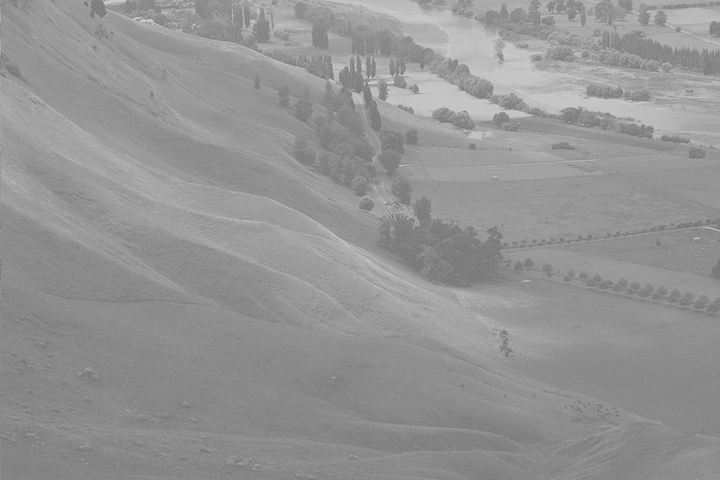
#> input picture ch03/Hawkes.jpg, 720 x 480 px
$ python equalize.py
#> lines starting #> are read from the running program, lines starting #| are printed output that depends on the picture
import sys
import numpy as np
import cv2


# 그레이스케일 영상의 히스토그램 평활화
src = cv2.imread('Hawkes.jpg', cv2.IMREAD_GRAYSCALE)
#> src is the input picture: shape (480, 720); min 113, max 213, mean 148

if src is None:
    print('Image load failed!')
    sys.exit()

dst = cv2.equalizeHist(src)
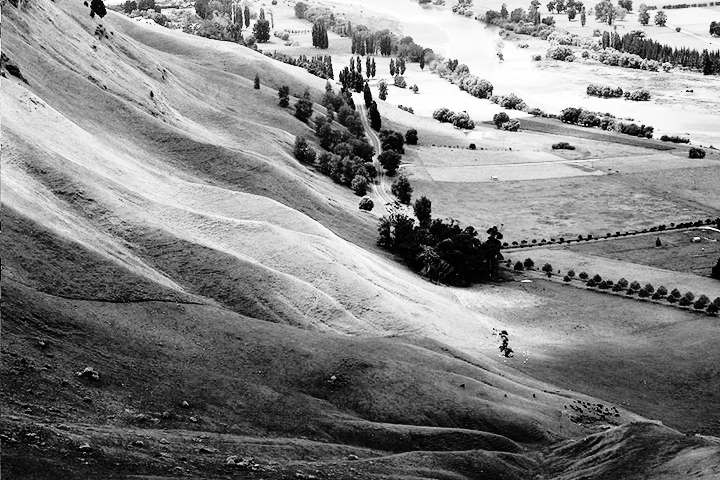
#> dst: shape (480, 720); min 0, max 255, mean 130.5

cv2.imshow('src', src)
cv2.imshow('dst', dst)
cv2.waitKey()

cv2.destroyAllWindows()

# 컬러 영상의 히스토그램 평활화
src = cv2.imread('field.bmp')
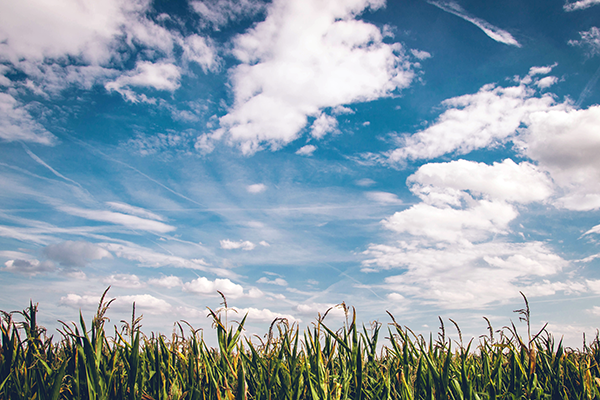
#> input picture ch03/field.bmp, 600 x 400 px
#> src is the input picture: shape (400, 600, 3); mean B, G, R 173.2, 160.3, 141.8

if src is None:
    print('Image load failed!')
    sys.exit()

src_ycrcb = cv2.cvtColor(src, cv2.COLOR_BGR2YCrCb)
#> src_ycrcb: shape (400, 600, 3); mean of channels 0, 1, 2 156.2, 117.7, 137.6
ycrcb_planes = cv2.split(src_ycrcb)

# 밝기 성분에 대해서만 히스토그램 평활화 수행
#> (the run stopped early here; a loop or call above may not have finished)
